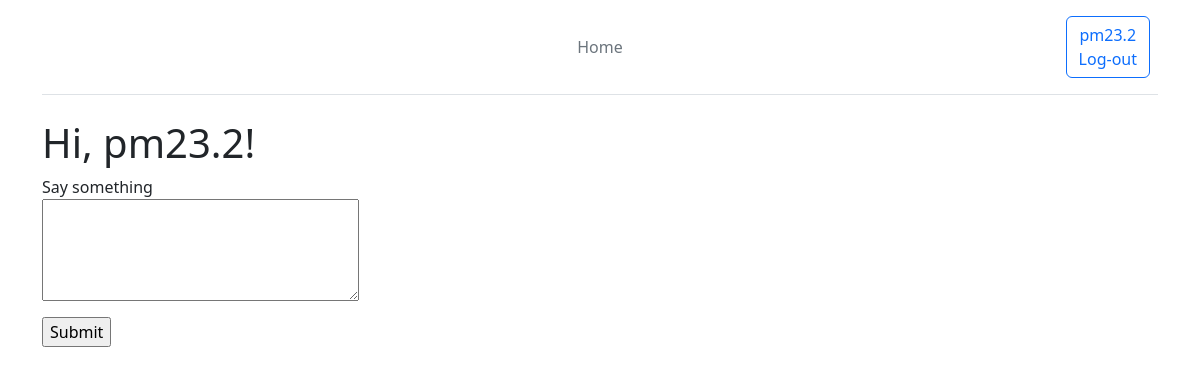
Before: /index (signed in) with the older database file.
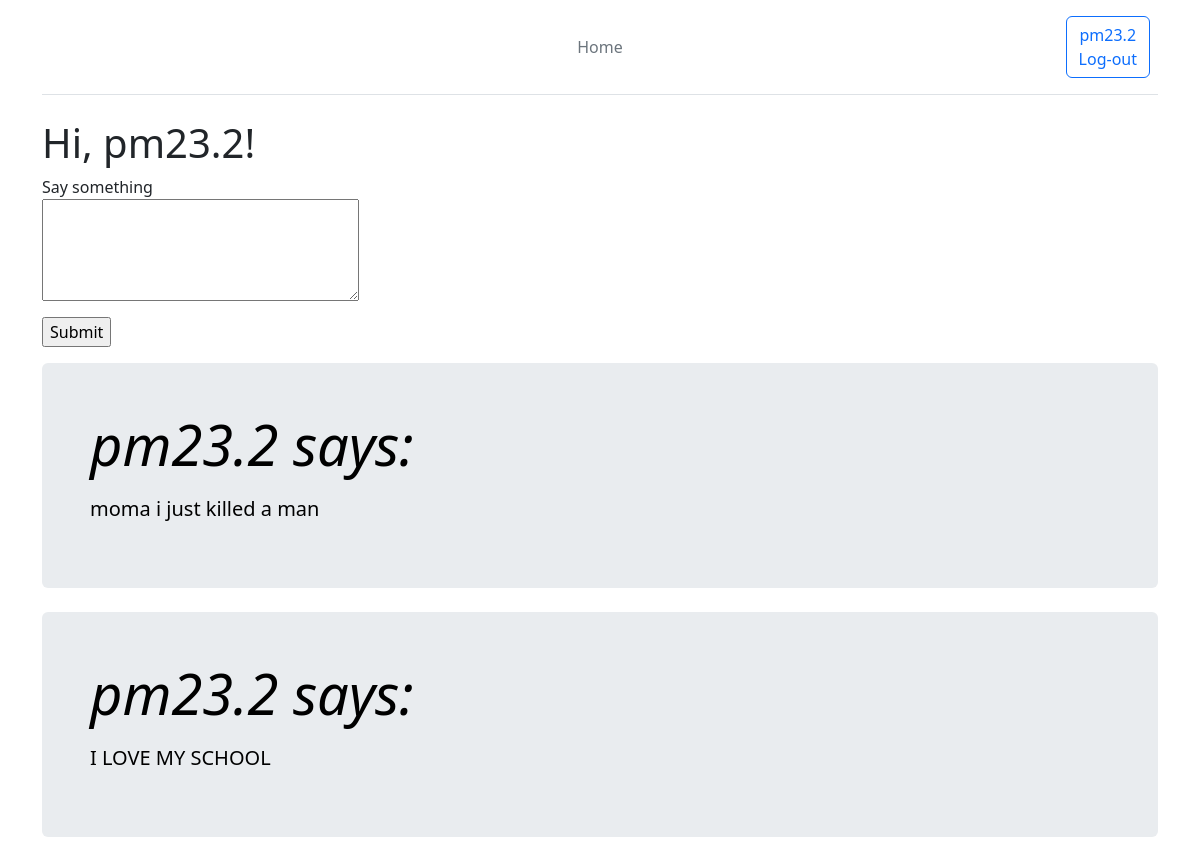
After: the same page with the newer database file.
### app/models.py (models this page shows, shortened)
class User(UserMixin, db.Model):
    id: so.Mapped[int] = so.mapped_column(primary_key=True)
    username: so.Mapped[str] = so.mapped_column(sa.String(64), index=True, unique=True)
    email: so.Mapped[str] = so.mapped_column(sa.String(120), index=True, unique=True)
    password_hash: so.Mapped[Optional[str]] = so.mapped_column(sa.String(256))
    posts: so.WriteOnlyMapped['Post'] = so.relationship(back_populates='author')

class Post(db.Model):
    id: so.Mapped[int] = so.mapped_column(primary_key=True)
    body: so.Mapped[str] = so.mapped_column(sa.String(140))
    timestamp: so.Mapped[datetime] = so.mapped_column(index=True, default=lambda: datetime.now(timezone.utc))
    user_id: so.Mapped[int] = so.mapped_column(sa.ForeignKey(User.id),index=True)
    author: so.Mapped[User] = so.relationship(back_populates='posts')

### app/routes.py (the view)
@app.route('/', methods=["POST", "GET"])
@app.route('/index', methods=["POST", "GET"])
@login_required
def index():
    form = PostForm()
    if form.validate_on_submit():
        post = Post(body=form.post.data, author=current_user)
        db.session.add(post)
        db.session.commit()
        flash('Your post is now live!')
        return redirect(url_for('index'))
    posts = Post.query.order_by(Post.timestamp).all()
    return render_template("index.html", title='Home Page', form=form, posts=posts)

### app/forms.py
class PostForm(FlaskForm):
    post = TextAreaField('Say something', validators=[DataRequired(), Length(min=1, max=140)])
    submit = SubmitField('Submit')

### app/models.py (called while the page is built)
@login.user_loader
def load_user(id):
    return db.session.get(User, int(id))

### app/templates/index.html (shortened to what this page needs)
{% extends "base.html" %}
{% block content %}
<main class="container">
    <h1>Hi, {{ current_user.username }}!</h1>
    <form action="" method="post">
        <p>
            {{ form.post.label }}<br>
            {{ form.post(cols=32, rows=4) }}<br>
        </p>
        <p>{{ form.submit() }}</p>
    </form>
    {% for post in posts %}
    <div class="p-4 p-md-5 mb-4 rounded text-body-emphasis bg-body-secondary">
        <div class="col-lg-6 px-0">
            <h1 class="display-4 fst-italic">{{ post.author.username }} says: </h1>
            <p class="lead my-3">{{ post.body }}</p>
        </div>
    </div>
    {% endfor %}
</main>
{% endblock %}

### app/templates/base.html (shortened to what this page needs)
<html>
    <head>
        {% block styles %}
            {{ bootstrap.load_css() }}
        {% endblock %}
    </head>
    <body>
    <div class="container">
    <header class="d-flex flex-wrap align-items-center justify-content-center justify-content-md-between py-3 mb-4 border-bottom">
      <div class="col-md-3 mb-2 mb-md-0">
        <a href="/" class="d-inline-flex link-body-emphasis text-decoration-none">
          <svg class="bi" width="40" height="32" role="img" aria-label="Bootstrap"><use xlink:href="#bootstrap"></use></svg>
        </a>
      </div>
      <ul class="nav col-12 col-md-auto mb-2 justify-content-center mb-md-0">
        <li><a href="/index" class="nav-link px-2 link-secondary">Home</a></li>
      </ul>
      <div class="col-md-3 text-end">
          {% if current_user.is_anonymous %}
          <a class="btn btn-outline-primary me-2" href="{{ url_for('login') }}">Login</a>
          {% else %}
          <a class="btn btn-outline-primary me-2" href="{{ url_for('logout') }}"> {{current_user.username}} <br> Log-out</a>
          {% endif %}
      </div>
    </header>
  </div>
        {% block content %}{% endblock %}
    </body>
</html>

Changed rows visible on the page:
added Post: author.username "pm23.2", body "moma i just killed a man"
added Post: author.username "pm23.2", body "I LOVE MY SCHOOL"
